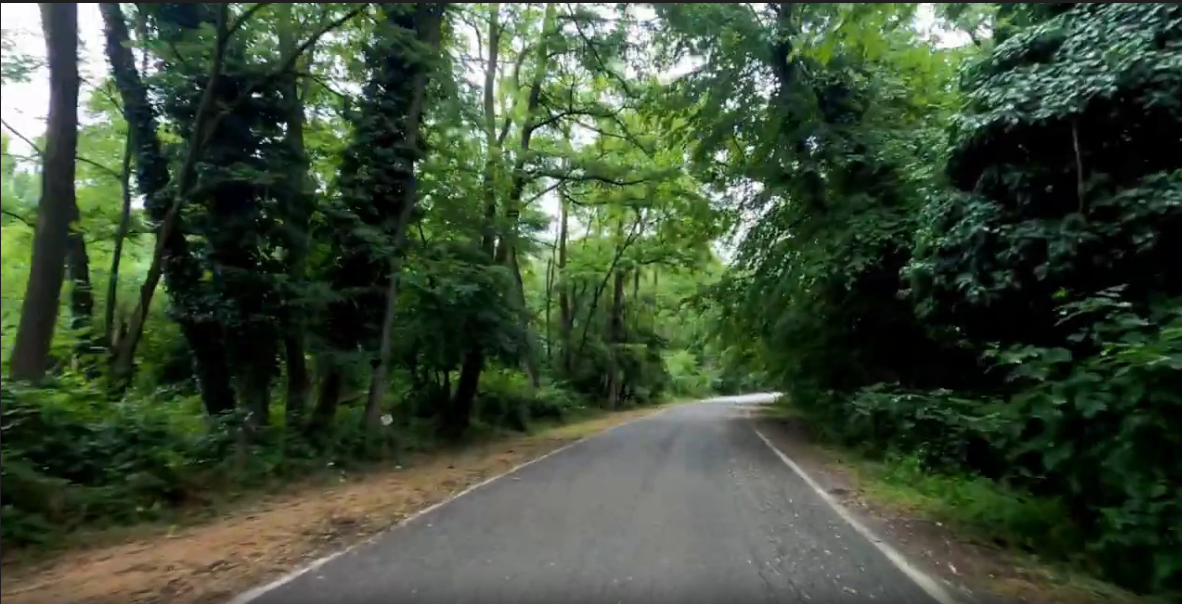
#> input picture Waypoint_generation/Test.png, 1182 x 604 px, found by its file name
$ python Canny_edge.py
#> lines starting #> are read from the running program, lines starting #| are printed output that depends on the picture; after the words box and inside, x2 and y2 are one past the last pixel; in counts of white or black regions, pixels touching at a corner belong together
import numpy as np
import cv2
# Libraries needed to edit/save/watch video clips
from moviepy import editor
import moviepy

# Read the video
video = cv2.VideoCapture('Waypoint_generation/Test.mp4')

# Take first frame of the video
ret, frame = video.read()

# implement on every frame
cv2.imshow('frame', frame)
cv2.waitKey(0)
# Read the image
im = cv2.imread('Waypoint_generation/Test.png')
#> im is the input picture: shape (604, 1182, 3); mean B, G, R 55.5, 76.5, 61.9
cv2.imshow('original', im)
gray = cv2.cvtColor(im, cv2.COLOR_BGR2GRAY)
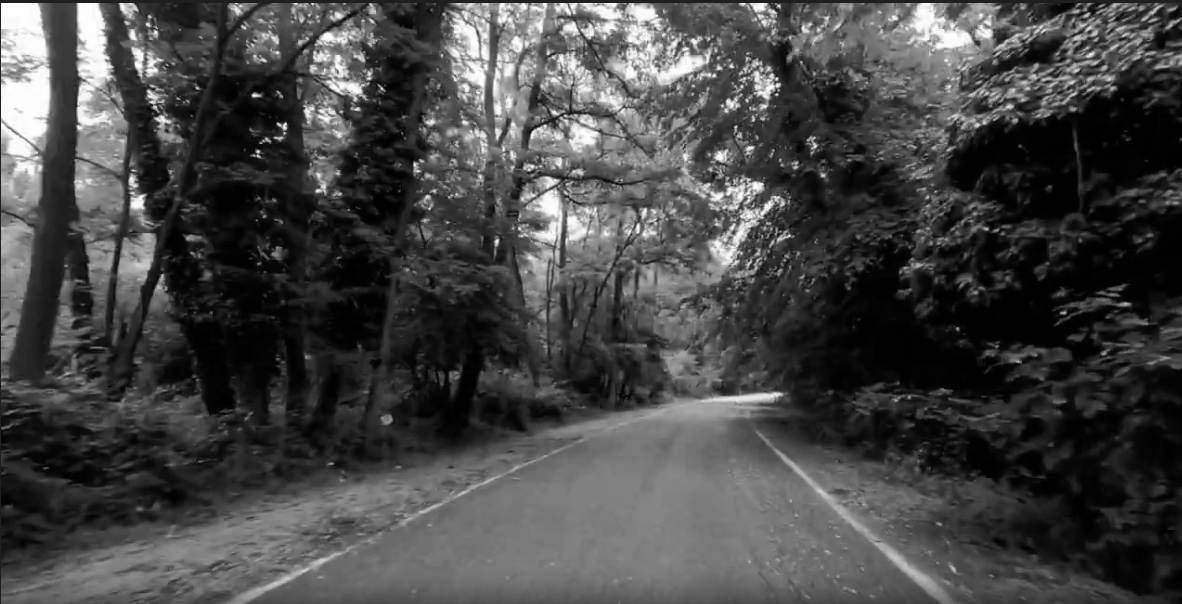
#> gray: shape (604, 1182); min 0, max 255, mean 69.7

# Apply Gaussian blur
blur = cv2.GaussianBlur(gray, (5, 5), 0)
# cv2.imshow('blur', blur)

im_bw = cv2.threshold(blur, 135, 200, cv2.THRESH_BINARY)[1]
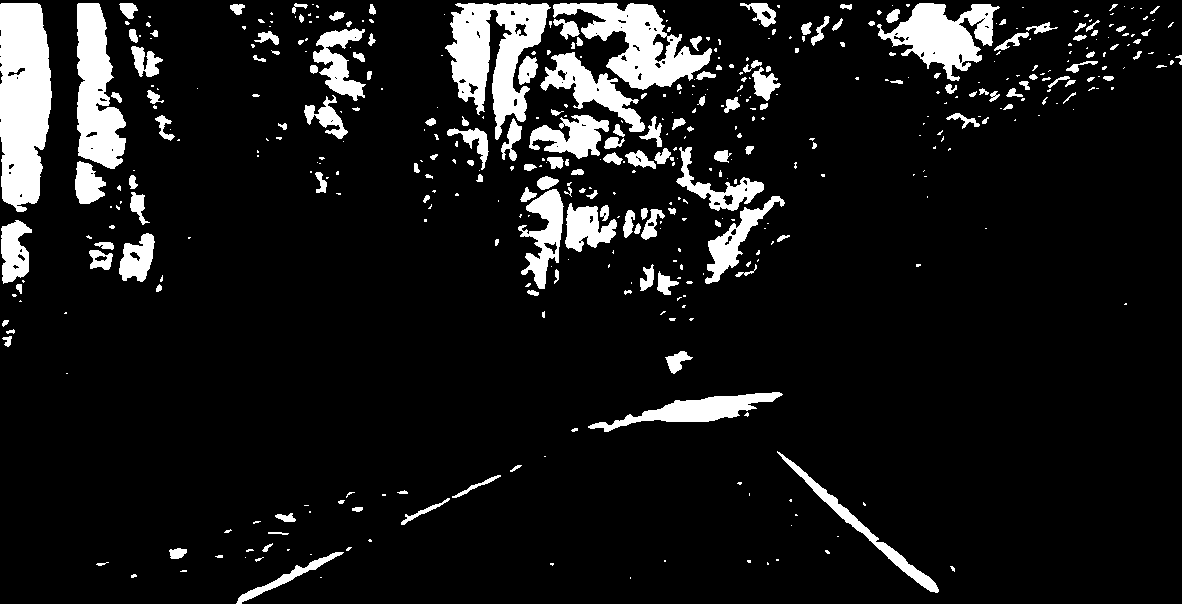
#> im_bw: shape (604, 1182); values 0 (black) and 200 (white), 9.9% white; 459 white regions (288 under 20 px), largest, box (x1, y1, x2, y2) and area: (0, 3, 52, 212) 8955, (445, 3, 551, 140) 7112, (553, 3, 712, 90) 5799
# cv2.imshow('bw', im_bw)

v = np.median(im_bw)
#> v = 0
sigma = 0.33

#---- apply optimal Canny edge detection using the computed median----
lower_thresh = int(max(0, (1.0 - sigma) * v))
#> lower_thresh = 0
upper_thresh = int(min(255, (1.0 + sigma) * v))
#> upper_thresh = 0

# Apply Canny edge detection
canny = cv2.Canny(im_bw, lower_thresh, upper_thresh)
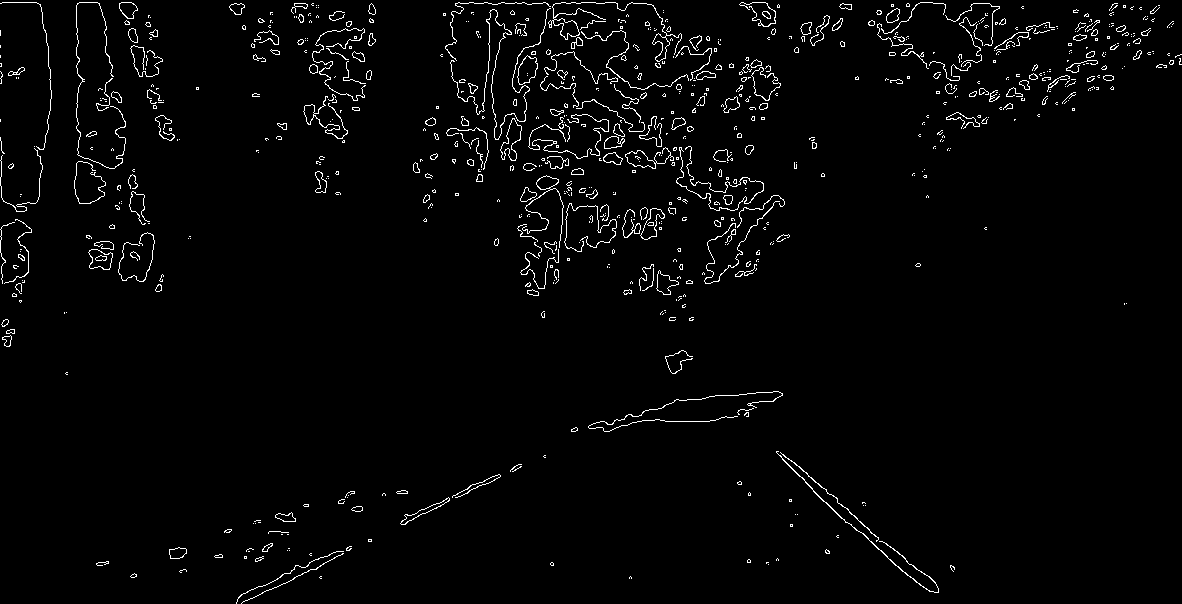
#> canny: shape (604, 1182); 2.4% white in thin lines or dots

# Display the frame
# cv2.imshow('canny', canny)
cv2.imwrite('Waypoint_generation/canny.png', canny)
row_index,column_index = np.nonzero(canny)
#> row_index = 16825 values from 2 to 603; column_index = 16825 values, max 1181 at index 4089, min 0 at index 156, mean 563.1

mask = np.zeros(canny.shape, dtype=np.uint8)

if len(canny.shape) > 2:
        channel_count = canny.shape[2]
        ignore_mask_color = (255,) * channel_count
else:
        ignore_mask_color = 255

rows, cols = canny.shape[:2]
#> rows = 604; cols = 1182
bottom_left  = [cols * 0.1, rows * 0.95]
#> bottom_left = [118.2, 573.8]
top_left     = [cols * 0.6, rows * 0.8]
#> top_left = [709.2, 483.2]
bottom_right = [cols * 0.9, rows * 0.95]
#> bottom_right = [1063.8, 573.8]
top_right    = [cols * 0.6, rows * 0.8]
#> top_right = [709.2, 483.2]
vertices = np.array([[bottom_left, top_left, top_right, bottom_right]], dtype=np.int32)

cv2.fillPoly(mask, vertices, ignore_mask_color)
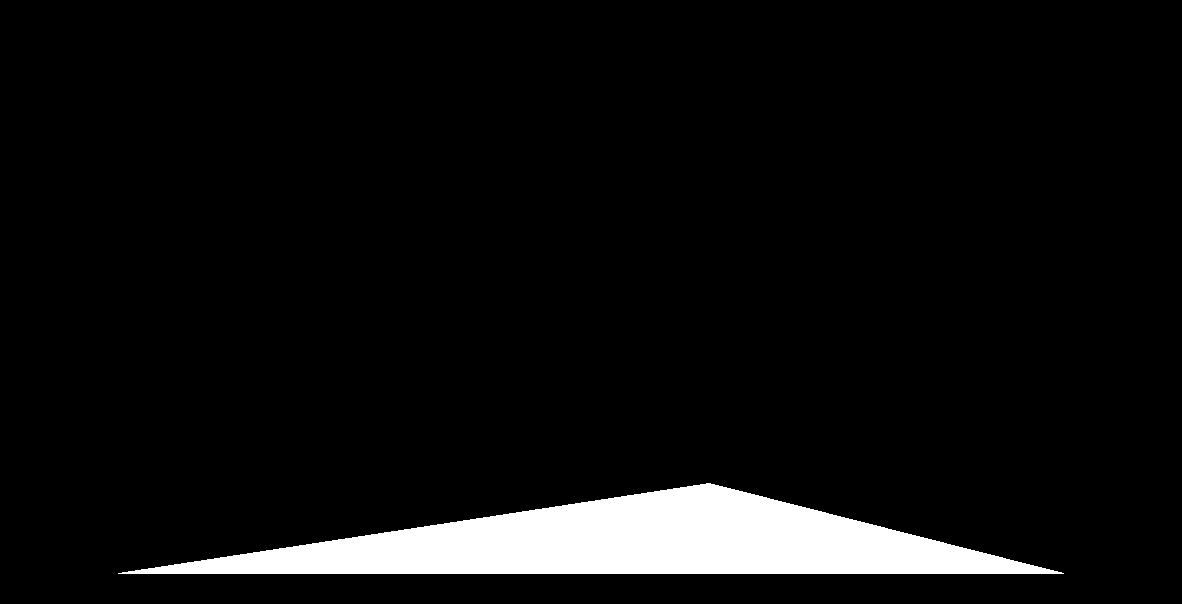
#> mask: shape (604, 1182); 6.1% white; 1 white region, box (x1, y1, x2, y2) and area: (118, 483, 1064, 574) 43471
masked_image = cv2.bitwise_and(canny, mask)
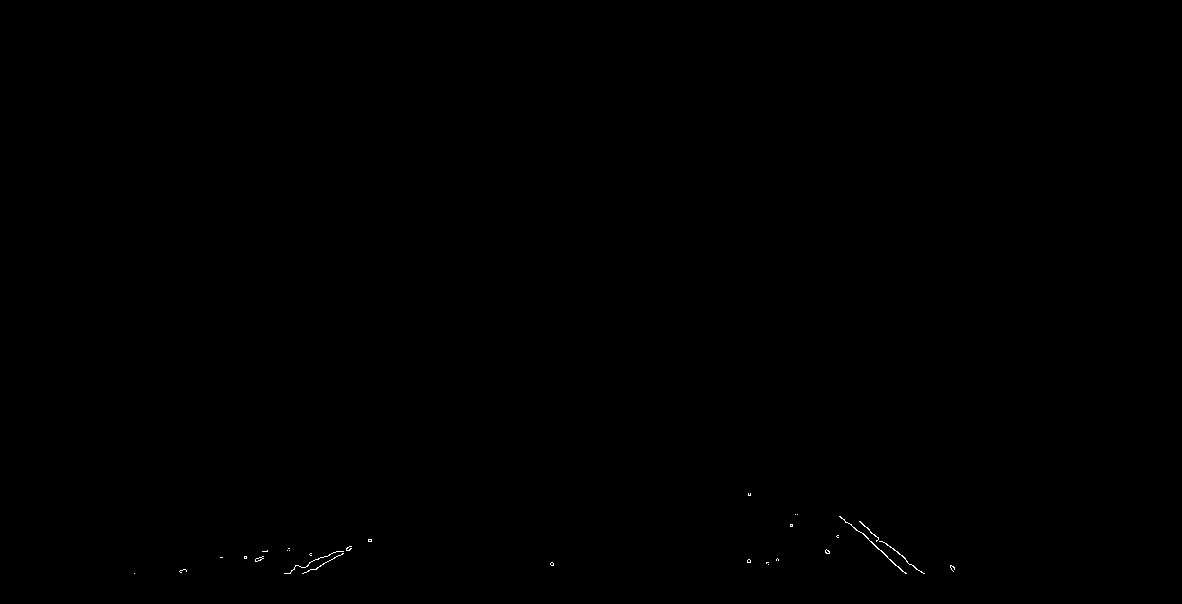
#> masked_image: shape (604, 1182); 0.07% white in thin lines or dots, all inside (x1, y1, x2, y2) = (134, 493, 955, 574)
cv2.imshow('masked', masked_image)

rho = 1
    # Angle resolution of the accumulator in radians.
theta = np.pi/180
# Only lines that are greater than threshold will be returned.
threshold = 20
# Line segments shorter than that are rejected.
minLineLength = 20
# Maximum allowed gap between points on the same line to link them
maxLineGap = 500
# function returns an array containing dimensions of straight lines
# appearing in the input image
hough = cv2.HoughLinesP(masked_image, rho = rho, theta = theta, threshold = threshold,
                        minLineLength = minLineLength, maxLineGap = maxLineGap)
#> hough = [[863, 525, 921, 572], [859, 531, 906, 573], [303, 573, 370, 539], [294, 568, 349, 546], [839, 516, 905, 573], [859, 521, 923, 573], [284, 573, 369, 539], [844, 519, 893, 562]]

def average_slope_intercept(lines):
    """
    Find the slope and intercept of the left and right lanes of each image.
    Parameters:
        lines: output from Hough Transform
    """
    left_lines    = [] #(slope, intercept)
    left_weights  = [] #(length,)
    right_lines   = [] #(slope, intercept)
    right_weights = [] #(length,)

    for line in lines:
        for x1, y1, x2, y2 in line:
            if x1 == x2:
                continue
            # calculating slope of a line
            slope = (y2 - y1) / (x2 - x1)
            # calculating intercept of a line
            intercept = y1 - (slope * x1)
            # calculating length of a line
            length = np.sqrt(((y2 - y1) ** 2) + ((x2 - x1) ** 2))
            # slope of left lane is negative and for right lane slope is positive
            if slope < 0:
                left_lines.append((slope, intercept))
                left_weights.append((length))
            else:
                right_lines.append((slope, intercept))
                right_weights.append((length))
#> this loop made 8 passes
#> after the loop, left_lines = [(-0.507, 726.8), (-0.4, 685.6), (-0.4, 686.6)]; left_weights = [75.13, 59.24, 91.55]; right_lines = [(0.81, -174.3), (0.894, -236.6), (0.864, -208.6), (0.812, -176.9), (0.878, -221.7)]; right_weights = [74.65, 63.03, 87.21, 82.46, 65.19]
    #
    left_lane  = np.dot(left_weights,  left_lines) / np.sum(left_weights)  if len(left_weights) > 0 else None
#> left_lane = [-0.436, 699.7]
    right_lane = np.dot(right_weights, right_lines) / np.sum(right_weights) if len(right_weights) > 0 else None
#> right_lane = [0.849, -201.7]
    return left_lane, right_lane

def pixel_points(y1, y2, line):
    """
    Converts the slope and intercept of each line into pixel points.
        Parameters:
            y1: y-value of the line's starting point.
            y2: y-value of the line's end point.
            line: The slope and intercept of the line.
    """
    if line is None:
        return None
    slope, intercept = line
    x1 = int((y1 - intercept)/slope)
    x2 = int((y2 - intercept)/slope)
    y1 = int(y1)
    y2 = int(y2)
    return ((x1, y1), (x2, y2))

def lane_lines(image, lines):
    """
    Create full lenght lines from pixel points.
        Parameters:
            image: The input test image.
            lines: The output lines from Hough Transform.
    """
    left_lane, right_lane = average_slope_intercept(lines)
#> left_lane = [-0.436, 699.7]; right_lane = [0.849, -201.7]
    y1 = image.shape[0]
#> y1 = 604
    y2 = y1 * 0.7
#> y2 = 422.8
    left_line  = pixel_points(y1, y2, left_lane)
#> in pixel_points, `slope, intercept = line`: slope = -0.436; intercept = 699.7
#> in pixel_points, `x1 = int((y1 - intercept)/slope)`: x1 = 219
#> in pixel_points, `x2 = int((y2 - intercept)/slope)`: x2 = 635
#> left_line = ((219, 604), (635, 422))
    right_line = pixel_points(y1, y2, right_lane)
#> right_line = ((948, 604), (735, 422))
    return left_line, right_line


def draw_lane_lines(image, lines, color=[255, 0, 0], thickness=12):
    """
    Draw lines onto the input image.
        Parameters:
            image: The input test image (video frame in our case).
            lines: The output lines from Hough Transform.
            color (Default = red): Line color.
            thickness (Default = 12): Line thickness.
    """
#> called with thickness = 12
    line_image = np.zeros_like(image)
#> line_image: shape (604, 1182, 3); every value is 0
    for line in lines:
        if line is not None:
            cv2.line(line_image, *line,  color, thickness)
#> this loop made 2 passes
#> line on passes 1 to 2: ((219, 604), (635, 422)), ((948, 604), (735, 422))
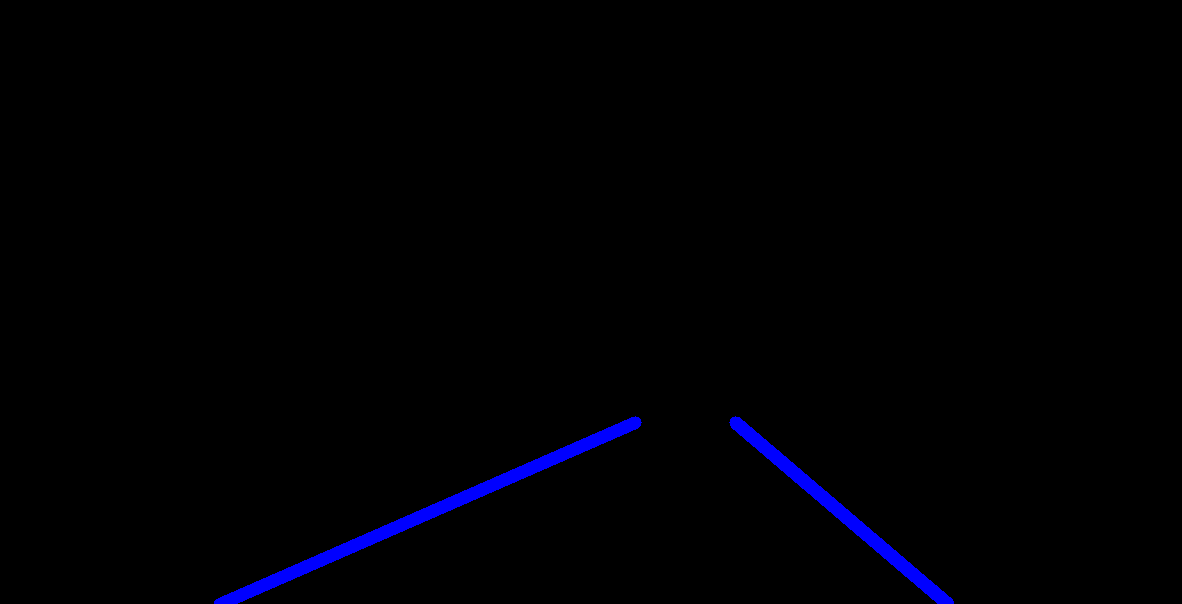
#> line_image: shape (604, 1182, 3); mean B, G, R 3.4, 0, 0
    return cv2.addWeighted(image, 1.0, line_image, 1.0, 0.0)

result = draw_lane_lines(im, lane_lines(im, hough))

cv2.imshow('result', result)
cv2.waitKey(0)
cv2.imwrite('Waypoint_generation/result.png', result)
